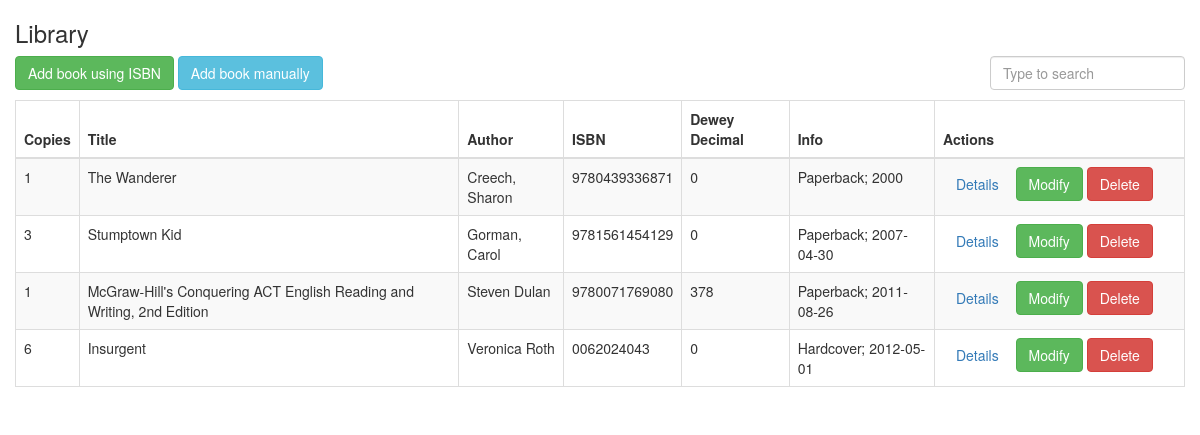
Before: / with the older database file.
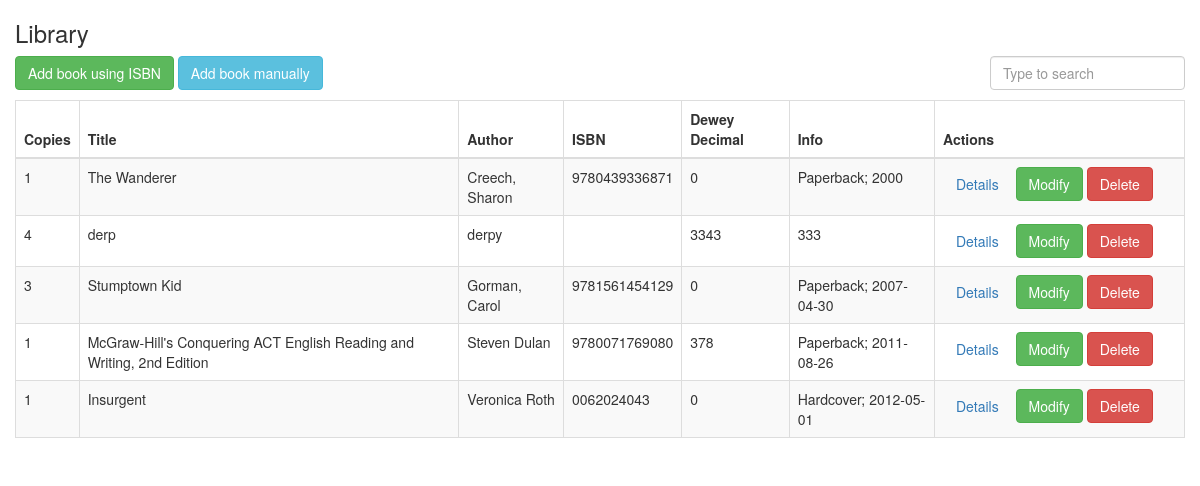
After: the same page with the newer database file.
### tables this page shows
CREATE TABLE IF NOT EXISTS `books` (
  `id` int(8) NOT NULL AUTO_INCREMENT,
  `isbn` varchar(30) DEFAULT NULL,
  `author` varchar(99) NOT NULL,
  `title` varchar(99) NOT NULL,
  `dewey_decimal` varchar(15) DEFAULT NULL,
  `edition_info` varchar(99) DEFAULT NULL,
  `summary` longtext,
  `amount` int(3) NOT NULL DEFAULT '1',
  `created_at` datetime NOT NULL DEFAULT CURRENT_TIMESTAMP,
  `updated_at` datetime NOT NULL DEFAULT CURRENT_TIMESTAMP ON UPDATE CURRENT_TIMESTAMP,
  PRIMARY KEY (`id`)
);

### index.php (the view, shortened to what this page needs)
<!DOCTYPE html>
<html lang="en">
<head>
    <link   href="css/bootstrap.min.css" rel="stylesheet">
    <link href="css/custom.css" rel="stylesheet">
</head>
<body>
    <div class="container">
    		<div class="row">
                <h3>Library</h3>
    		</div>
			<div class="row">
				<p class="form-inline">
					<a href="create.php" class="btn btn-success">Add book using ISBN</a>
					<a href="create-manual.php" class="btn btn-info">Add book manually</a>
                    <input class="form-control pull-right" type="text" id="search" placeholder="Type to search">
				</p>
				<table id="table" class="sortable table table-striped table-bordered">
		              <thead>
		                <tr>
                            <th>Copies</th>
		                  <th>Title</th>
		                  <th>Author</th>
		                  <th>ISBN</th>
                          <th>Dewey Decimal</th>
		                  <th class="sorttable_nosort">Info</th>
		                  <th class="sorttable_nosort">Actions</th>
		                </tr>
		              </thead>
		              <tbody>
		              <?php
					   $pdo = Database::connect();
					   $sql = 'SELECT * FROM books ORDER BY author';
	 				   foreach ($pdo->query($sql) as $row) {
						   		echo '<tr> ';
							   	echo '<td> '. $row['amount'] . '</td>';
							   	echo '<td> '. $row['title'] . '</td>';
							   	echo '<td> '. $row['author'] . '</td>';
							   	echo '<td> '. $row['isbn'] . '</td>';
                           		echo '<td> '. $row['dewey_decimal'] . '</td>';
							   	echo '<td> '. $row['edition_info'] . '</td>';
							   	echo '<td width=250>';
							   	echo '<a class="btn" href="read.php?id='.$row['id'].'">Details</a>';
							   	echo '<a class="btn btn-success" href="update.php?id='.$row['id'].'">Modify</a>';
							   	echo '<a class="btn btn-danger" href="delete.php?id='.$row['id'].'">Delete</a>';
							   	echo '</td>';
							   	echo '</tr>';
					   }
					  ?>
				      </tbody>
	            </table>
    	</div>
    </div>
  </body>
</html>

### css/custom.css (style rules this page uses)
.pull-right { float: right !important; }

Changed rows visible on the page:
removed books: amount "6", title "Insurgent", author "Veronica Roth", isbn "0062024043", dewey_decimal "0", edition_info "Hardcover; 2012-05-01"
added books: amount "4", title "derp", author "derpy", dewey_decimal "3343", edition_info "333"
added books: amount "1", title "Insurgent", author "Veronica Roth", isbn "0062024043", dewey_decimal "0", edition_info "Hardcover; 2012-05-01"
